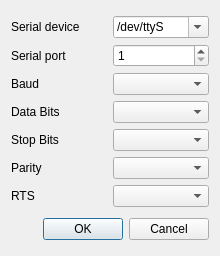
<?xml version="1.0" encoding="UTF-8"?>
<ui version="4.0">
 <class>SettingsModbusRTU</class>
 <widget class="QDialog" name="SettingsModbusRTU">
  <property name="geometry">
   <rect>
    <x>0</x>
    <y>0</y>
    <width>220</width>
    <height>256</height>
   </rect>
  </property>
  <property name="minimumSize">
   <size>
    <width>220</width>
    <height>256</height>
   </size>
  </property>
  <property name="maximumSize">
   <size>
    <width>220</width>
    <height>300</height>
   </size>
  </property>
  <property name="windowTitle">
   <string>Modbus RTU Settings</string>
  </property>
  <property name="windowIcon">
   <iconset resource="../icons/icons.qrc">
    <normaloff>:/icons/options-16.png</normaloff>:/icons/options-16.png</iconset>
  </property>
  <property name="modal">
   <bool>true</bool>
  </property>
  <layout class="QVBoxLayout" name="verticalLayout">
   <item>
    <layout class="QGridLayout" name="gridLayout">
     <item row="0" column="1">
      <widget class="QComboBox" name="cmbDev">
       <property name="editable">
        <bool>true</bool>
       </property>
       <item>
        <property name="text">
         <string>/dev/ttyS</string>
        </property>
       </item>
       <item>
        <property name="text">
         <string>/dev/ttyUSB</string>
        </property>
       </item>
      </widget>
     </item>
     <item row="0" column="0">
      <widget class="QLabel" name="lblDev">
       <property name="text">
        <string>Serial device</string>
       </property>
      </widget>
     </item>
     <item row="2" column="0">
      <widget class="QLabel" name="lblBaud">
       <property name="text">
        <string>Baud</string>
       </property>
       <property name="alignment">
        <set>Qt::AlignLeading|Qt::AlignLeft|Qt::AlignVCenter</set>
       </property>
       <property name="buddy">
        <cstring>cmbBaud</cstring>
       </property>
      </widget>
     </item>
     <item row="1" column="1">
      <widget class="QSpinBox" name="sbPort">
       <property name="minimum">
        <number>1</number>
       </property>
       <property name="maximum">
        <number>128</number>
       </property>
      </widget>
     </item>
     <item row="2" column="1">
      <widget class="QComboBox" name="cmbBaud">
       <property name="currentIndex">
        <number>-1</number>
       </property>
       <item>
        <property name="text">
         <string notr="true">110</string>
        </property>
       </item>
       <item>
        <property name="text">
         <string notr="true">300</string>
        </property>
       </item>
       <item>
        <property name="text">
         <string notr="true">600</string>
        </property>
       </item>
       <item>
        <property name="text">
         <string notr="true">1200</string>
        </property>
       </item>
       <item>
        <property name="text">
         <string notr="true">2400</string>
        </property>
       </item>
       <item>
        <property name="text">
         <string notr="true">4800</string>
        </property>
       </item>
       <item>
        <property name="text">
         <string notr="true">9600</string>
        </property>
       </item>
       <item>
        <property name="text">
         <string notr="true">14400</string>
        </property>
       </item>
       <item>
        <property name="text">
         <string notr="true">19200</string>
        </property>
       </item>
       <item>
        <property name="text">
         <string notr="true">28800</string>
        </property>
       </item>
       <item>
        <property name="text">
         <string notr="true">38400</string>
        </property>
       </item>
       <item>
        <property name="text">
         <string notr="true">57600</string>
        </property>
       </item>
       <item>
        <property name="text">
         <string notr="true">115200</string>
        </property>
       </item>
       <item>
        <property name="text">
         <string notr="true">128000</string>
        </property>
       </item>
       <item>
        <property name="text">
         <string notr="true">256000</string>
        </property>
       </item>
       <item>
        <property name="text">
         <string notr="true">921600</string>
        </property>
       </item>
      </widget>
     </item>
     <item row="3" column="1">
      <widget class="QComboBox" name="cmbDataBits">
       <property name="currentIndex">
        <number>-1</number>
       </property>
       <item>
        <property name="text">
         <string notr="true">7</string>
        </property>
       </item>
       <item>
        <property name="text">
         <string notr="true">8</string>
        </property>
       </item>
      </widget>
     </item>
     <item row="3" column="0">
      <widget class="QLabel" name="lblDataBits">
       <property name="text">
        <string>Data Bits</string>
       </property>
       <property name="alignment">
        <set>Qt::AlignLeading|Qt::AlignLeft|Qt::AlignVCenter</set>
       </property>
       <property name="buddy">
        <cstring>cmbDataBits</cstring>
       </property>
      </widget>
     </item>
     <item row="6" column="0">
      <widget class="QLabel" name="lblRTS">
       <property name="text">
        <string notr="true">RTS</string>
       </property>
       <property name="alignment">
        <set>Qt::AlignLeading|Qt::AlignLeft|Qt::AlignVCenter</set>
       </property>
      </widget>
     </item>
     <item row="4" column="0">
      <widget class="QLabel" name="lblStopBits">
       <property name="text">
        <string>Stop Bits</string>
       </property>
       <property name="alignment">
        <set>Qt::AlignLeading|Qt::AlignLeft|Qt::AlignVCenter</set>
       </property>
       <property name="buddy">
        <cstring>cmbStopBits</cstring>
       </property>
      </widget>
     </item>
     <item row="6" column="1">
      <widget class="QComboBox" name="cmbRTS"/>
     </item>
     <item row="5" column="1">
      <widget class="QComboBox" name="cmbParity">
       <property name="currentIndex">
        <number>-1</number>
       </property>
       <item>
        <property name="text">
         <string>None</string>
        </property>
       </item>
       <item>
        <property name="text">
         <string>Odd</string>
        </property>
       </item>
       <item>
        <property name="text">
         <string>Even</string>
        </property>
       </item>
      </widget>
     </item>
     <item row="4" column="1">
      <widget class="QComboBox" name="cmbStopBits">
       <property name="currentIndex">
        <number>-1</number>
       </property>
       <item>
        <property name="text">
         <string notr="true">1</string>
        </property>
       </item>
       <item>
        <property name="text">
         <string notr="true">1.5</string>
        </property>
       </item>
       <item>
        <property name="text">
         <string notr="true">2</string>
        </property>
       </item>
      </widget>
     </item>
     <item row="5" column="0">
      <widget class="QLabel" name="lblParity">
       <property name="text">
        <string>Parity</string>
       </property>
       <property name="alignment">
        <set>Qt::AlignLeading|Qt::AlignLeft|Qt::AlignVCenter</set>
       </property>
       <property name="buddy">
        <cstring>cmbParity</cstring>
       </property>
      </widget>
     </item>
     <item row="1" column="0">
      <widget class="QLabel" name="lblPort">
       <property name="minimumSize">
        <size>
         <width>0</width>
         <height>0</height>
        </size>
       </property>
       <property name="text">
        <string>Serial port</string>
       </property>
       <property name="alignment">
        <set>Qt::AlignLeading|Qt::AlignLeft|Qt::AlignVCenter</set>
       </property>
      </widget>
     </item>
    </layout>
   </item>
   <item>
    <widget class="QDialogButtonBox" name="buttonBox">
     <property name="orientation">
      <enum>Qt::Horizontal</enum>
     </property>
     <property name="standardButtons">
      <set>QDialogButtonBox::Cancel|QDialogButtonBox::Ok</set>
     </property>
    </widget>
   </item>
  </layout>
 </widget>
 <resources>
  <include location="../icons/icons.qrc"/>
 </resources>
 <connections>
  <connection>
   <sender>buttonBox</sender>
   <signal>accepted()</signal>
   <receiver>SettingsModbusRTU</receiver>
   <slot>accept()</slot>
   <hints>
    <hint type="sourcelabel">
     <x>248</x>
     <y>254</y>
    </hint>
    <hint type="destinationlabel">
     <x>157</x>
     <y>274</y>
    </hint>
   </hints>
  </connection>
  <connection>
   <sender>buttonBox</sender>
   <signal>rejected()</signal>
   <receiver>SettingsModbusRTU</receiver>
   <slot>reject()</slot>
   <hints>
    <hint type="sourcelabel">
     <x>316</x>
     <y>260</y>
    </hint>
    <hint type="destinationlabel">
     <x>286</x>
     <y>274</y>
    </hint>
   </hints>
  </connection>
 </connections>
</ui>
